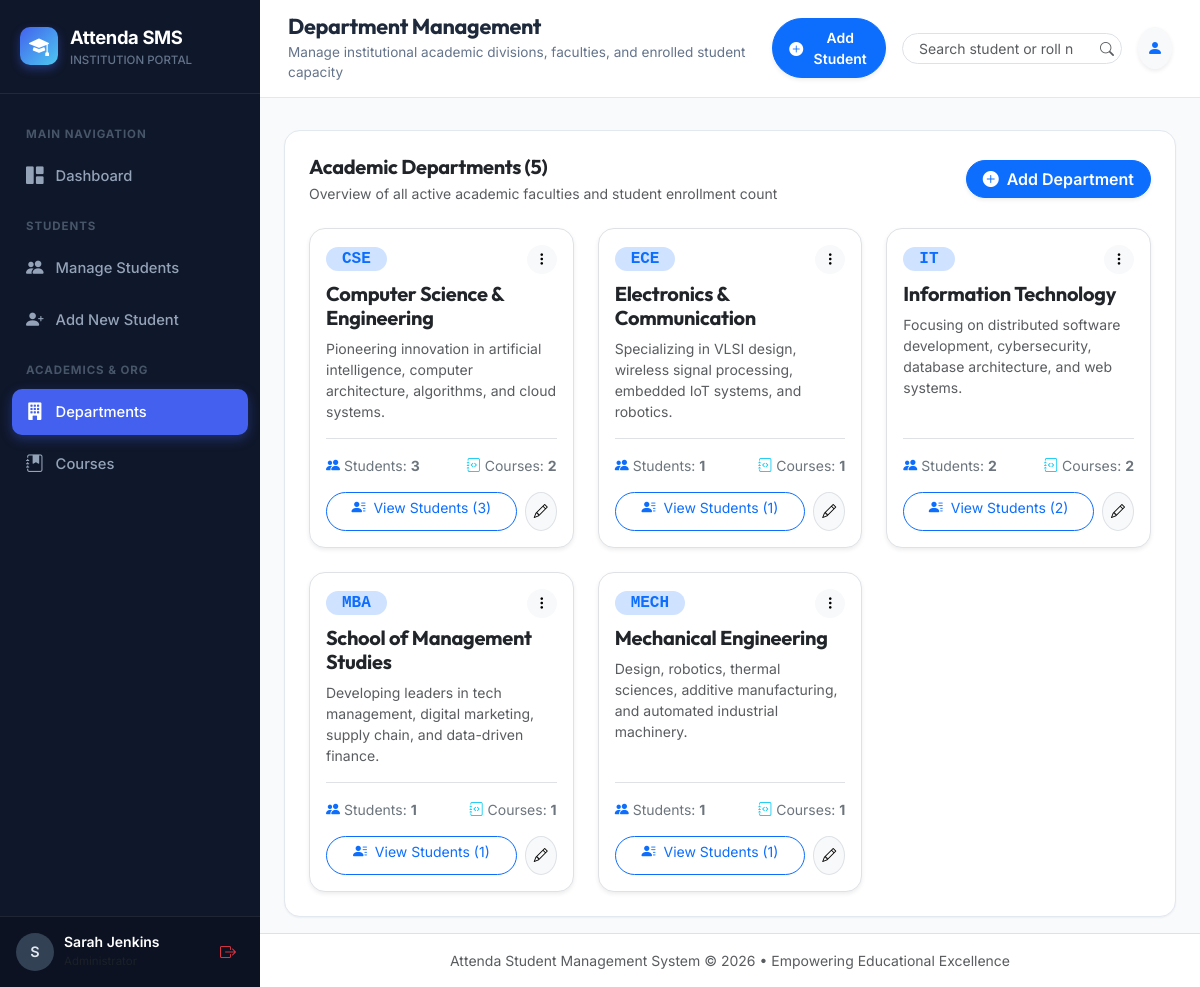
The app's page /departments/ (signed in) with its own data.
### students_app/models.py (models this page shows, shortened)
class Department(models.Model):
    name = models.CharField(max_length=120, unique=True, help_text="Department name (e.g. Computer Science & Engineering)")
    code = models.CharField(max_length=20, unique=True, help_text="Short code (e.g. CSE)")
    description = models.TextField(blank=True, null=True, help_text="Brief description of the department")
    created_at = models.DateTimeField(auto_now_add=True)
    updated_at = models.DateTimeField(auto_now=True)
    class Meta:
        ordering = ['name']

### students_app/views.py (the view)
# urls.py: path('departments/', views.department_list_view, name='department_list'),
@login_required
def department_list_view(request):
    departments = Department.objects.annotate(
        total_students=Count('students', distinct=True),
        total_courses=Count('courses', distinct=True)
    ).all()
    return render(request, 'students_app/departments/department_list.html', {'departments': departments})

### templates/students_app/departments/department_list.html (shortened to what this page needs)
{% extends 'base.html' %}
{% load static %}
{% block page_title %}Department Management{% endblock %}
{% block page_subtitle %}Manage institutional academic divisions, faculties, and enrolled student capacity{% endblock %}
{% block content %}
<div class="card card-custom p-4">
    <div class="d-flex flex-wrap align-items-center justify-content-between mb-4 gap-2">
        <div>
            <h5 class="fw-bold mb-1">Academic Departments ({{ departments.count }})</h5>
            <p class="text-muted small mb-0">Overview of all active academic faculties and student enrollment count</p>
        </div>
        <a href="{% url 'department_add' %}" class="btn btn-primary rounded-pill px-3 fw-semibold d-inline-flex align-items-center gap-2 shadow-sm">
            <i class="bi bi-plus-circle-fill"></i> Add Department
        </a>
    </div>
    <div class="row g-4">
        {% for dept in departments %}
        <div class="col-md-6 col-xl-4">
            <div class="card border h-100 shadow-sm rounded-4 p-3 bg-white d-flex flex-column justify-content-between">
                <div>
                    <div class="d-flex align-items-center justify-content-between mb-2">
                        <span class="badge bg-primary-subtle text-primary fs-6 px-3 py-1 rounded-pill font-monospace fw-bold">
                            {{ dept.code }}
                        </span>
                        <div class="dropdown">
                            <button class="btn btn-sm btn-light rounded-circle border-0" type="button" data-bs-toggle="dropdown">
                                <i class="bi bi-three-dots-vertical"></i>
                            </button>
                        </div>
                    </div>
                    <h5 class="fw-bold text-dark mb-2">{{ dept.name }}</h5>
                    <p class="text-muted small mb-3">
                        {{ dept.description|default:"No department description provided."|truncatechars:110 }}
                    </p>
                </div>
                <div class="pt-3 border-top">
                    <div class="d-flex justify-content-between align-items-center mb-3">
                        <div class="d-flex align-items-center gap-1 small text-secondary">
                            <i class="bi bi-people-fill text-primary"></i>
                            <span>Students: <strong>{{ dept.total_students }}</strong></span>
                        </div>
                        <div class="d-flex align-items-center gap-1 small text-secondary">
                            <i class="bi bi-journal-code text-info"></i>
                            <span>Courses: <strong>{{ dept.total_courses }}</strong></span>
                        </div>
                    </div>
                    <div class="d-flex gap-2">
                        <a href="{% url 'student_list' %}?department={{ dept.id }}" class="btn btn-outline-primary btn-sm w-100 rounded-pill">
                            <i class="bi bi-person-lines-fill me-1"></i> View Students ({{ dept.total_students }})
                        </a>
                        <a href="{% url 'department_edit' dept.pk %}" class="btn btn-light btn-sm border rounded-circle p-2" title="Edit">
                            <i class="bi bi-pencil"></i>
                        </a>
                    </div>
                </div>
            </div>
        </div>
        {% empty %}
        <div class="col-12 text-center py-5 text-muted">
            <i class="bi bi-building fs-1 d-block mb-3 text-secondary"></i>
            <h6>No departments registered yet.</h6>
            <a href="{% url 'department_add' %}" class="btn btn-primary btn-sm rounded-pill mt-2">Create First Department</a>
        </div>
        {% endfor %}
    </div>
</div>
{% endblock %}

### templates/base.html (shortened to what this page needs)
{% load static %}
<!DOCTYPE html>
<html lang="en">
<head>
    <link href="https://cdn.jsdelivr.net/npm/bootstrap@5.3.3/dist/css/bootstrap.min.css" rel="stylesheet">
    <link rel="stylesheet" href="https://cdn.jsdelivr.net/npm/bootstrap-icons@1.11.3/font/bootstrap-icons.min.css">
    <link rel="stylesheet" href="{% static 'css/style.css' %}">
</head>
<body>
    <div class="app-wrapper">
        <aside class="app-sidebar">
            <div class="sidebar-header">
                <a href="{% url 'dashboard' %}" class="brand-logo">
                    <div class="brand-icon">
                        <i class="bi bi-mortarboard-fill"></i>
                    </div>
                    <div>
                        <div class="brand-title">Attenda SMS</div>
                        <div style="font-size: 0.72rem; color: #64748b; font-weight: 500;">INSTITUTION PORTAL</div>
                    </div>
                </a>
            </div>
            <div class="sidebar-menu">
                <div class="menu-section-label">Main Navigation</div>
                <a href="{% url 'dashboard' %}" class="nav-link-custom {% if request.resolver_match.url_name == 'dashboard' or request.resolver_match.url_name == 'home' %}active{% endif %}">
                    <i class="bi bi-grid-1x2-fill"></i>
                    <span>Dashboard</span>
                </a>
                <div class="menu-section-label">Students</div>
                <a href="{% url 'student_list' %}" class="nav-link-custom {% if request.resolver_match.url_name == 'student_list' or request.resolver_match.url_name == 'student_detail' %}active{% endif %}">
                    <i class="bi bi-people-fill"></i>
                    <span>Manage Students</span>
                </a>
                <a href="{% url 'student_add' %}" class="nav-link-custom {% if request.resolver_match.url_name == 'student_add' %}active{% endif %}">
                    <i class="bi bi-person-plus-fill"></i>
                    <span>Add New Student</span>
                </a>
                <div class="menu-section-label">Academics & Org</div>
                <a href="{% url 'department_list' %}" class="nav-link-custom {% if 'department' in request.resolver_match.url_name %}active{% endif %}">
                    <i class="bi bi-building-fill"></i>
                    <span>Departments</span>
                </a>
                <a href="{% url 'course_list' %}" class="nav-link-custom {% if 'course' in request.resolver_match.url_name %}active{% endif %}">
                    <i class="bi bi-journal-bookmark-fill"></i>
                    <span>Courses</span>
                </a>
            </div>
            <div class="sidebar-footer">
                <div class="d-flex align-items-center justify-content-between">
                    <div class="user-profile-badge">
                        <div class="user-avatar-sm">
                            {{ request.user.first_name|default:request.user.username|make_list|first|upper }}
                        </div>
                        <div style="line-height: 1.2;">
                            <div class="text-white fw-semibold small text-truncate" style="max-width: 110px;">
                                {{ request.user.get_full_name|default:request.user.username }}
                            </div>
                            <small class="text-muted" style="font-size: 0.72rem;">Administrator</small>
                        </div>
                    </div>
                    <a href="{% url 'logout' %}" class="btn btn-sm btn-outline-danger border-0 p-1 px-2" title="Sign out">
                        <i class="bi bi-box-arrow-right fs-6"></i>
                    </a>
                </div>
            </div>
        </aside>
        <div class="app-main">
            <header class="app-header">
                <div class="d-flex align-items-center gap-3">
                    <div>
                        <h1 class="page-title">{% block page_title %}Dashboard{% endblock %}</h1>
                        <p class="page-subtitle">{% block page_subtitle %}Overview & Key Statistics{% endblock %}</p>
                    </div>
                </div>
                <div class="d-flex align-items-center gap-3">
                    <a href="{% url 'student_add' %}" class="btn btn-primary btn-sm px-3 py-2 fw-semibold d-none d-sm-inline-flex align-items-center gap-2 shadow-sm rounded-pill">
                        <i class="bi bi-plus-circle-fill"></i> Add Student
                    </a>
                    <form action="{% url 'student_list' %}" method="GET" class="d-none d-md-flex position-relative">
                        <input type="text" name="q" class="form-control form-control-sm rounded-pill pe-5 ps-3" placeholder="Search student or roll no..." style="width: 220px;">
                        <button type="submit" class="btn btn-sm position-absolute end-0 top-50 translate-middle-y border-0 text-muted">
                            <i class="bi bi-search"></i>
                        </button>
                    </form>
                    <div class="dropdown">
                        <button class="btn btn-light rounded-circle p-2 shadow-sm" type="button" data-bs-toggle="dropdown" aria-expanded="false">
                            <i class="bi bi-person-fill text-primary"></i>
                        </button>
                    </div>
                </div>
            </header>
            <div class="container-fluid px-4 pt-3">
            </div>
            <main class="container-fluid px-4 py-3 flex-grow-1">
                {% block content %}{% endblock %}
            </main>
            <footer class="text-center py-3 text-muted small border-top bg-white mt-auto">
                <div class="container-fluid">
                    Attenda Student Management System &copy; {% now "Y" %} &bull; Empowering Educational Excellence
                </div>
            </footer>
        </div>
    </div>
</body>
</html>

### static/css/style.css (style rules this page uses)
:root { --font-main: 'Inter', -apple-system, BlinkMacSystemFont, "Segoe UI", Roboto, sans-serif; --font-heading: 'Outfit', 'Inter', sans-serif; --primary: #4361ee; --primary-hover: #3a56d4; --primary-light: #eef2ff; --secondary: #3f37c9; --success: #10b981; --success-light: #ecfdf5; --warning: #f59e0b; --warning-light: #fffbeb; --danger: #ef4444; --danger-light: #fef2f2; --info: #06b6d4; --info-light: #ecfeff; --bg-app: #f8fafc; --bg-card: #ffffff; --border-color: #e2e8f0; --text-main: #1e293b; --text-muted: #64748b; --sidebar-bg: #0f172a; --sidebar-hover: #1e293b; --sidebar-active: #4361ee; --radius-sm: 6px; --radius-md: 10px; --radius-lg: 16px; --shadow-sm: 0 1px 2px 0 rgba(0, 0, 0, 0.05); --shadow-md: 0 4px 6px -1px rgba(0, 0, 0, 0.07), 0 2px 4px -2px rgba(0, 0, 0, 0.05); --shadow-lg: 0 10px 15px -3px rgba(0, 0, 0, 0.08), 0 4px 6px -4px rgba(0, 0, 0, 0.04); }
body { font-family: var(--font-main); background-color: var(--bg-app); color: var(--text-main); margin: 0; padding: 0; -webkit-font-smoothing: antialiased; }
h1, h2, h3, h4, h5, h6, .brand-font { font-family: var(--font-heading); font-weight: 600; letter-spacing: -0.015em; }
.app-wrapper { display: flex; min-height: 100vh; width: 100%; }
.app-sidebar { width: 260px; background-color: var(--sidebar-bg); color: #94a3b8; display: flex; flex-direction: column; flex-shrink: 0; transition: all 0.3s ease; z-index: 1040; }
.sidebar-header { padding: 24px 20px; border-bottom: 1px solid rgba(255, 255, 255, 0.08); }
.brand-logo { display: flex; align-items: center; gap: 12px; text-decoration: none; color: #ffffff; }
.brand-icon { width: 38px; height: 38px; background: linear-gradient(135deg, #4361ee, #4cc9f0); border-radius: var(--radius-md); display: flex; align-items: center; justify-content: center; font-size: 1.25rem; color: #fff; box-shadow: 0 4px 10px rgba(67, 97, 238, 0.4); }
.brand-title { font-size: 1.15rem; font-weight: 700; letter-spacing: -0.02em; }
.sidebar-menu { padding: 20px 12px; flex-grow: 1; display: flex; flex-direction: column; gap: 6px; overflow-y: auto; }
.menu-section-label { font-size: 0.72rem; font-weight: 700; text-transform: uppercase; letter-spacing: 0.08em; color: #475569; padding: 12px 14px 4px; }
.nav-link-custom { display: flex; align-items: center; gap: 12px; padding: 10px 14px; border-radius: var(--radius-md); color: #94a3b8; text-decoration: none; font-size: 0.92rem; font-weight: 500; transition: all 0.2s ease; }
.nav-link-custom.active { background-color: var(--sidebar-active); color: #ffffff; box-shadow: 0 4px 12px rgba(67, 97, 238, 0.35); }
.nav-link-custom i { font-size: 1.1rem; }
.sidebar-footer { padding: 16px; border-top: 1px solid rgba(255, 255, 255, 0.08); background: rgba(0, 0, 0, 0.2); }
.user-profile-badge { display: flex; align-items: center; gap: 10px; }
.user-avatar-sm { width: 38px; height: 38px; border-radius: 50%; background: #334155; color: #e2e8f0; display: flex; align-items: center; justify-content: center; font-weight: 600; font-size: 0.9rem; }
.app-main { flex-grow: 1; display: flex; flex-direction: column; min-width: 0; overflow-x: hidden; }
.app-header { background-color: var(--bg-card); border-bottom: 1px solid var(--border-color); padding: 14px 28px; display: flex; align-items: center; justify-content: space-between; position: sticky; top: 0; z-index: 1020; }
.page-title { font-size: 1.35rem; font-weight: 700; color: var(--text-main); margin: 0; }
.page-subtitle { font-size: 0.85rem; color: var(--text-muted); margin: 2px 0 0 0; }
.card-custom { background-color: var(--bg-card); border: 1px solid var(--border-color); border-radius: var(--radius-lg); box-shadow: var(--shadow-sm); transition: box-shadow 0.2s ease; }

### records on screen
Department: code "CSE", name "Computer Science & Engineering", description "Pioneering innovation in artificial intelligence, computer architecture, algorithms, and cloud systems.", total_students "3", total_courses "2"
Department: code "ECE", name "Electronics & Communication", description "Specializing in VLSI design, wireless signal processing, embedded IoT systems, and robotics.", total_students "1", total_courses "1"
Department: code "IT", name "Information Technology", description "Focusing on distributed software development, cybersecurity, database architecture, and web systems.", total_students "2", total_courses "2"
Department: code "MBA", name "School of Management Studies", description "Developing leaders in tech management, digital marketing, supply chain, and data-driven finance.", total_students "1", total_courses "1"
Department: code "MECH", name "Mechanical Engineering", description "Design, robotics, thermal sciences, additive manufacturing, and automated industrial machinery.", total_students "1", total_courses "1"

### other values on screen
{{ request.user.get_full_name|default:request.user.username }} "Sarah Jenkins"
{{ departments.count }} "5"
